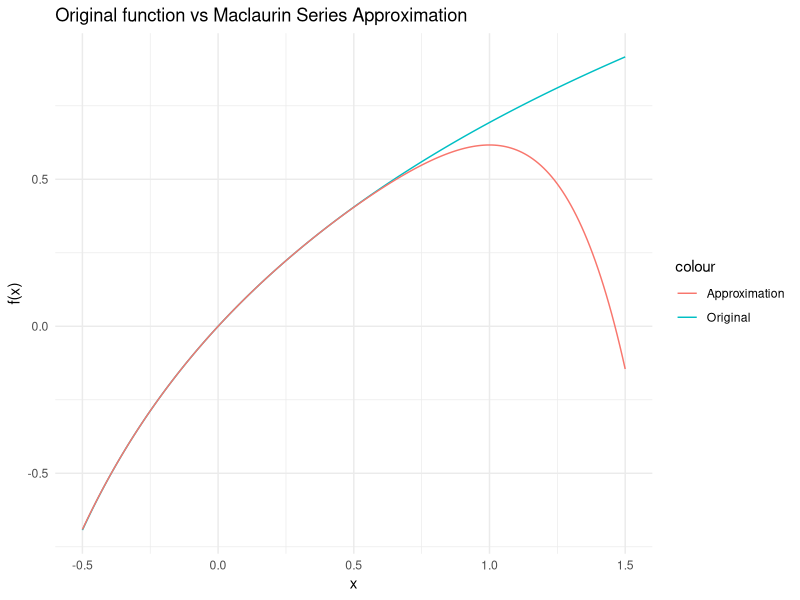

The R script that drew this image:
# Course: Numerical Computing
# Lab 4
# Hamza El Sousi

# 040982818

# PART 1: Plotting

# Load necessary libraries
library(ggplot2)

# Define the original function
f <- function(x) log(1 + x)

# Define the approximation function with six terms
f6 <- function(x) x - x^2/2 + x^3/3 - x^4/4 + x^5/5 - x^6/6

# Generate data for plotting
x_values <- seq(-0.5, 1.5, by = 0.01)
data <- data.frame(
  x = x_values,
  original = f(x_values),
  approximation = f6(x_values)
)

# Plot
ggplot(data, aes(x)) +
  geom_line(aes(y = original, colour = "Original")) +
  geom_line(aes(y = approximation, colour = "Approximation")) +
  labs(y = "f(x)", title = "Original function vs Maclaurin Series Approximation") +
  theme_minimal()

# PART 2: Computing Series and Errors

# Input from the user
x <- as.numeric(readline(prompt = "Enter the value of x: "))

# Original function value
original_value <- log(1 + x)

# Initialize variables to store series value and errors
series_value <- 0
errors <- data.frame(n = integer(), AbsoluteError = numeric(), RelativeError = numeric())

# Compute series, absolute and relative errors for up to ten terms
for (n in 1:10) {
  term <- ((-1)^(n + 1) * x^n) / n
  series_value <- series_value + term
  absolute_error <- abs(original_value - series_value)
  relative_error <- ifelse(abs(original_value) > .Machine$double.eps, absolute_error / abs(original_value), NA)
  
  errors <- rbind(errors, data.frame(n = n, AbsoluteError = absolute_error, RelativeError = relative_error))
}

# Print the errors table
print(errors)

# Write the errors to a CSV file
write.csv(errors, "C:\\Users\\Hamza\\Desktop\\Algonquin college\\Semester Four\\Numerical Computing\\Lab4\\maclaurin_series_errors.csv", row.names = FALSE)
